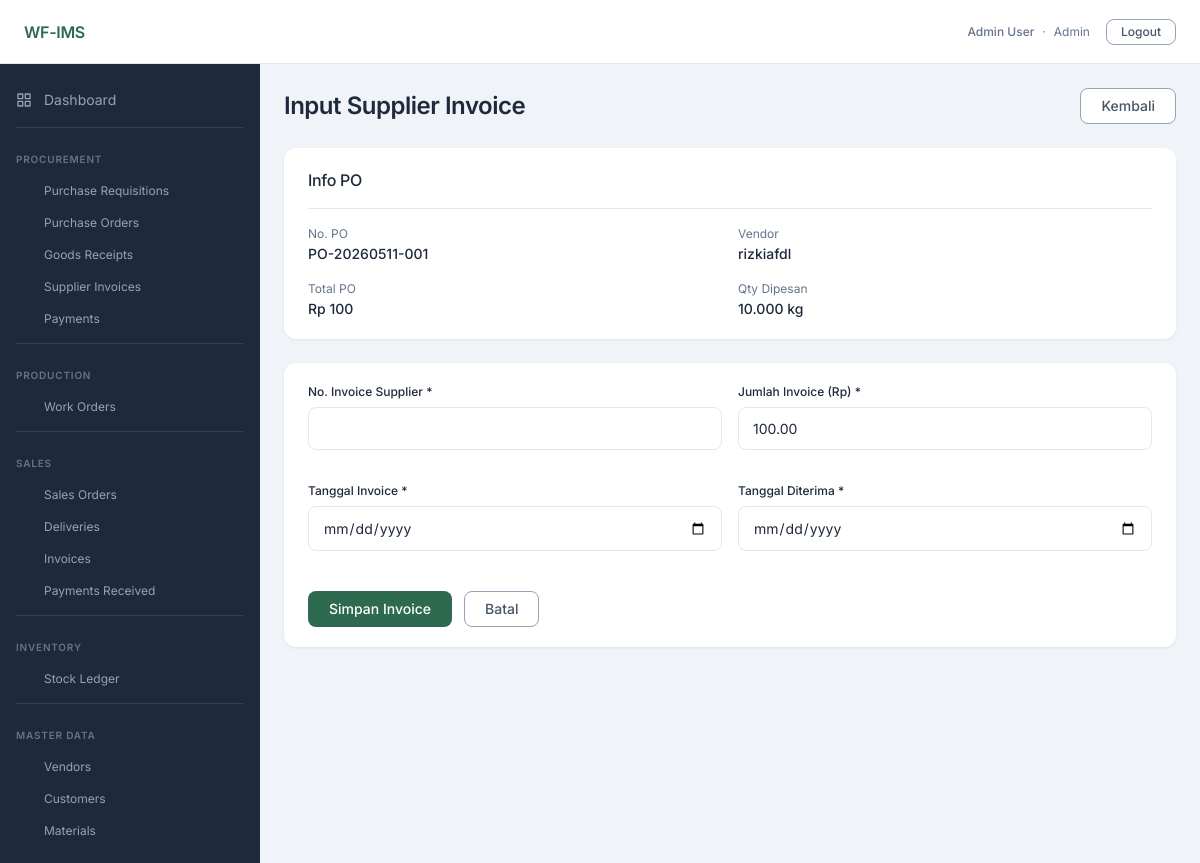
Page /procurement/invoice/new/1 (signed in) on the committed database.
### app/models/user.py (models this page shows, shortened)
class User(UserMixin, db.Model):
    __tablename__ = 'users'
    id = db.Column(db.Integer, primary_key=True)
    email = db.Column(db.String(120), unique=True, nullable=False)
    password_hash = db.Column(db.String(256), nullable=False)
    full_name = db.Column(db.String(100), nullable=False)
    role = db.Column(db.Enum(UserRole), nullable=False)
    is_active = db.Column(db.Boolean, default=True, nullable=False)
    created_at = db.Column(db.DateTime, default=lambda: datetime.now(timezone.utc), nullable=False)

### app/models/procurement.py (models this page shows)
class PurchaseOrder(db.Model):
    __tablename__ = 'purchase_orders'
    id = db.Column(db.Integer, primary_key=True)
    po_number = db.Column(db.String(20), unique=True, nullable=False)
    pr_id = db.Column(db.Integer, db.ForeignKey('purchase_requisitions.id'), nullable=True)
    vendor_id = db.Column(db.Integer, db.ForeignKey('vendors.id'), nullable=False)
    material_id = db.Column(db.Integer, db.ForeignKey('materials.id'), nullable=False)
    qty_ordered = db.Column(db.Numeric(12, 3), nullable=False)
    unit_price = db.Column(db.Numeric(14, 2), nullable=False)
    total_amount = db.Column(db.Numeric(14, 2), nullable=False)
    expected_delivery_date = db.Column(db.Date, nullable=True)
    status = db.Column(db.Enum(POStatus), nullable=False, default=POStatus.draft)
    confirmed_at = db.Column(db.DateTime, nullable=True)
    created_by = db.Column(db.Integer, db.ForeignKey('users.id'), nullable=False)
    created_at = db.Column(db.DateTime, default=lambda: datetime.now(timezone.utc), nullable=False)
    material = db.relationship('Material', backref='purchase_orders')
    creator = db.relationship('User', foreign_keys=[created_by], backref='purchase_orders_created')
    goods_receipts = db.relationship('GoodsReceipt', backref='purchase_order', lazy='dynamic')
    supplier_invoices = db.relationship('SupplierInvoice', backref='purchase_order', lazy='dynamic')

### app/models/master.py (models this page shows)
class Vendor(db.Model):
    __tablename__ = 'vendors'
    id = db.Column(db.Integer, primary_key=True)
    name = db.Column(db.String(100), nullable=False)
    contact_name = db.Column(db.String(100))
    phone = db.Column(db.String(20))
    email = db.Column(db.String(120))
    address = db.Column(db.Text)
    payment_terms = db.Column(db.Integer)  # days
    is_active = db.Column(db.Boolean, default=True, nullable=False)
    created_at = db.Column(db.DateTime, default=lambda: datetime.now(timezone.utc), nullable=False)
    purchase_orders = db.relationship('PurchaseOrder', backref='vendor', lazy='dynamic')
    supplier_invoices = db.relationship('SupplierInvoice', backref='vendor', lazy='dynamic')

class Material(db.Model):
    __tablename__ = 'materials'
    id = db.Column(db.Integer, primary_key=True)
    name = db.Column(db.String(100), nullable=False)
    unit = db.Column(db.String(10), nullable=False)  # kg|ton|bag
    reorder_point = db.Column(db.Numeric(12, 3), default=0)
    material_type = db.Column(db.Enum(MaterialType), nullable=False)
    created_at = db.Column(db.DateTime, default=lambda: datetime.now(timezone.utc), nullable=False)
    bom_as_fg = db.relationship(
        'BOMItem', foreign_keys='BOMItem.fg_material_id',
        backref='fg_material', lazy='dynamic',
    )
    bom_as_rm = db.relationship(
        'BOMItem', foreign_keys='BOMItem.rm_material_id',
        backref='rm_material', lazy='dynamic',
    )

### app/blueprints/procurement/routes.py (the view, shortened to what this page needs)
@bp.route('/invoice/new/<int:po_id>', methods=['GET', 'POST'])
@login_required
def invoice_new(po_id):
    po = PurchaseOrder.query.get_or_404(po_id)
    return render_template('procurement/invoice_form.html', po=po)

### app/models/user.py (called while the page is built)
@login_manager.user_loader
def load_user(user_id):
    return User.query.get(int(user_id))

### app/templates/procurement/invoice_form.html (shortened to what this page needs)
{% extends 'base.html' %}
{% block content %}
<div class="page-header">
  <h1 class="page-title">Input Supplier Invoice</h1>
  <a href="{{ url_for('procurement.po_detail', po_id=po.id) }}" class="btn btn-secondary">Kembali</a>
</div>
<div class="card">
  <div class="card-header">
    <p class="card-title">Info PO</p>
  </div>
  <div class="grid-2 mb-0">
    <div>
      <p class="text-sm text-muted mb-0">No. PO</p>
      <p class="fw-medium">{{ po.po_number }}</p>
    </div>
    <div>
      <p class="text-sm text-muted mb-0">Vendor</p>
      <p class="fw-medium">{{ po.vendor.name }}</p>
    </div>
    <div>
      <p class="text-sm text-muted mb-0">Total PO</p>
      <p class="fw-medium">{{ "Rp {:,.0f}".format(po.total_amount | float) }}</p>
    </div>
    <div>
      <p class="text-sm text-muted mb-0">Qty Dipesan</p>
      <p class="fw-medium">{{ po.qty_ordered }} {{ po.material.unit }}</p>
    </div>
  </div>
</div>
<div class="card mt-6">
  <form method="POST">
    <div class="grid-2">
      <div class="form-group">
        <label class="form-label" for="invoice_number">No. Invoice Supplier *</label>
        <input class="form-input" type="text" id="invoice_number" name="invoice_number" required>
      </div>
      <div class="form-group">
        <label class="form-label" for="invoice_amount">Jumlah Invoice (Rp) *</label>
        <input class="form-input" type="number" id="invoice_amount" name="invoice_amount"
               step="0.01" min="0" value="{{ po.total_amount }}" required>
      </div>
      <div class="form-group">
        <label class="form-label" for="invoice_date">Tanggal Invoice *</label>
        <input class="form-input" type="date" id="invoice_date" name="invoice_date" required>
      </div>
      <div class="form-group">
        <label class="form-label" for="received_date">Tanggal Diterima *</label>
        <input class="form-input" type="date" id="received_date" name="received_date" required>
      </div>
    </div>
    <div class="form-actions">
      <button type="submit" class="btn btn-primary">Simpan Invoice</button>
      <a href="{{ url_for('procurement.po_detail', po_id=po.id) }}" class="btn btn-secondary">Batal</a>
    </div>
  </form>
</div>
{% endblock %}

### app/templates/partials/navbar.html
<nav class="navbar">
  <span class="navbar-brand">WF-IMS</span>
  <div class="navbar-right">
    {% if current_user.is_authenticated %}
      <div class="navbar-user">
        <span class="fw-medium">{{ current_user.full_name }}</span>
        <span class="text-muted">·</span>
        <span class="text-muted">{{ current_user.role.value | title }}</span>
      </div>
      <a href="{{ url_for('auth.logout') }}" class="btn btn-secondary btn-sm">Logout</a>
    {% endif %}
  </div>
</nav>

### static/css/tokens.css (style rules this page uses)
:root { --color-primary-900: #1a3d2e; --color-primary-800: #1f4d39; --color-primary-700: #245c43; --color-primary-600: #2D6A4F; --color-primary-500: #3a8a66; --color-primary-400: #52a880; --color-primary-300: #7cc4a0; --color-primary-200: #a8dbbf; --color-primary-100: #d4eedf; --color-primary-50: #edf7f2; --color-secondary-900: #0f172a; --color-secondary-800: #1e293b; --color-secondary-700: #334155; --color-secondary-600: #475569; --color-secondary-500: #64748b; --color-secondary-400: #94a3b8; --color-secondary-300: #cbd5e1; --color-secondary-200: #e2e8f0; --color-secondary-100: #f1f5f9; --color-secondary-50: #f8fafc; --color-tertiary-900: #78350f; --color-tertiary-800: #92400e; --color-tertiary-700: #b45309; --color-tertiary-600: #D97706; --color-tertiary-500: #f59e0b; --color-tertiary-400: #fbbf24; --color-tertiary-300: #fcd34d; --color-tertiary-200: #fde68a; --color-tertiary-100: #fef3c7; --color-tertiary-50: #fffbeb; --color-neutral-900: #1e2a5e; --color-neutral-800: #2d3a7a; --color-neutral-700: #4050a0; --color-neutral-600: #6474BB; --color-neutral-500: #7b8fd0; --color-neutral-400: #9daade; --color-neutral-300: #bec7eb; --color-neutral-200: #dde2f4; --color-neutral-100: #eef0f9; --color-neutral-50: #f6f7fd; --color-success: var(--color-primary-600); --color-warning: var(--color-tertiary-600); --color-danger: #dc2626; --color-info: var(--color-neutral-600); --color-bg-page: #f0f4f8; --color-bg-card: #ffffff; --color-bg-sidebar: var(--color-secondary-800); --color-text-primary: var(--color-secondary-800); --color-text-muted: var(--color-secondary-500); --color-border: var(--color-secondary-200); --font-family-base: 'Inter', sans-serif; --text-display-size: 36px; --text-display-weight: 700; --text-display-tracking: -0.72px; --text-h1-size: 24px; --text-h1-weight: 600; --text-h1-tracking: -0.48px; --text-h2-size: 20px; --text-h2-weight: 500; --text-h2-tracking: -0.40px; --text-h3-size: 16px; --text-h3-weight: 500; --text-h3-tracking: -0.32px; --text-p1-size: 14px; --text-p1-weight: 400; --text-p1-tracking: 0; --text-p2-size: 12px; --text-p2-weight: 400; --text-p2-tracking: 0; --text-p3-size: 10px; --text-p3-weight: 400; --text-p3-tracking: 0; --space-1: 4px; --space-2: 8px; --space-3: 12px; --space-4: 16px; --space-5: 20px; --space-6: 24px; --space-8: 32px; --space-10: 40px; --space-12: 48px; --space-16: 64px; }

### static/css/base.css (style rules this page uses)
*, *::before, *::after { box-sizing: border-box; margin: 0; padding: 0; }
html { font-size: 16px; -webkit-text-size-adjust: 100%; }
body { font-family: var(--font-family-base); font-size: var(--text-p1-size); font-weight: var(--text-p1-weight); color: var(--color-text-primary); background: var(--color-bg-page); line-height: 1.5; -webkit-font-smoothing: antialiased; }
a { color: var(--color-primary-600); text-decoration: none; }
h1 { font-size: var(--text-h1-size); font-weight: var(--text-h1-weight); letter-spacing: var(--text-h1-tracking); color: var(--color-text-primary); }

### static/css/layout.css (style rules this page uses)
.navbar { height: 64px; background: #fff; border-bottom: 1px solid var(--color-border); display: flex; align-items: center; justify-content: space-between; padding: 0 var(--space-6); flex-shrink: 0; z-index: 100; }
.navbar-brand { font-size: var(--text-h3-size); font-weight: 600; color: var(--color-primary-600); letter-spacing: -0.3px; }
.navbar-right { display: flex; align-items: center; gap: var(--space-4); font-size: var(--text-p2-size); color: var(--color-text-muted); }
.navbar-user { display: flex; align-items: center; gap: var(--space-2); }
.page-header { display: flex; align-items: center; justify-content: space-between; margin-bottom: var(--space-6); }
.page-title { font-size: var(--text-h1-size); font-weight: var(--text-h1-weight); letter-spacing: var(--text-h1-tracking); color: var(--color-text-primary); }

### rows in the picture
User: full_name "Admin User", role.value "Admin"
PurchaseOrder: po_number "PO-20260511-001", total_amount "Rp 100", qty_ordered "10.000", invoice_amount "100.00"
Vendor: vendor.name "rizkiafdl"
Material: material.unit "kg"
